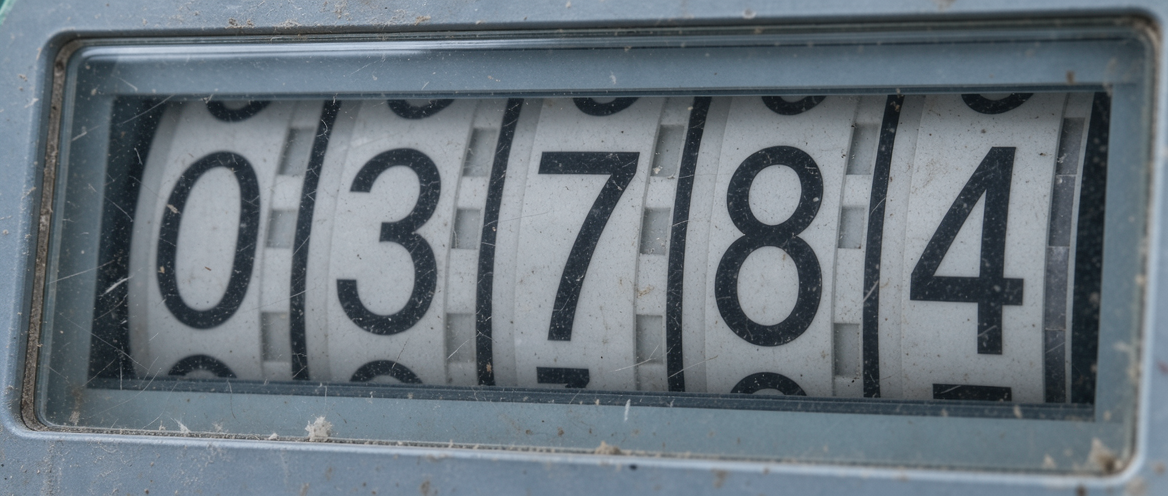
#> input picture 2d_mask_4_diffusion/exp/prompt_box_comparison_2026-11-03/original.png, 1168 x 496 px
$ python make_comparison.py
#> lines starting #> are read from the running program, lines starting #| are printed output that depends on the picture
"""Draw the five prompt rectangles as a deterministic plot on the original image."""
from pathlib import Path
import hashlib,json,shutil
import matplotlib
matplotlib.use('Agg')
import matplotlib.pyplot as plt
from matplotlib.patches import Rectangle
from PIL import Image

out=Path(__file__).resolve().parent
source=out/'original.png' if (out/'original.png').exists() else Path('/Users/ququ/Downloads/create-a-realistic.png')
with Image.open(source) as img:
#> img is the input picture: PIL image 1168x496 RGB; mean R, G, B 105.6, 116.5, 125
    image=img.convert('RGB');width,height=image.size
#> after `width, height = image.size`: width = 1168; height = 496
if source.resolve()!=(out/'original.png').resolve():shutil.copy2(source,out/'original.png')
boxes=[('0',[250,105,755,235]),('3',[250,265,755,395]),('7',[250,425,755,555]),('8',[250,585,755,715]),('4',[250,745,755,875])]
colors=['#ffe138','#34e8ff','#ff6184','#79ef72','#ed8cff']
rows=[]
for digit,(top,left,bottom,right) in boxes:
    rows.append({'digit':digit,'normalized_tlbr':[top,left,bottom,right],
       'pixel_xyxy':[left*width/1000,top*height/1000,right*width/1000,bottom*height/1000]})

def show(ax,annotated):
#> called with annotated = True
    ax.imshow(image,extent=(0,width,height,0),interpolation='nearest');ax.set_xlim(0,width);ax.set_ylim(height,0);ax.axis('off')
    if annotated:
        for row,color in zip(rows,colors):
            x0,y0,x1,y1=row['pixel_xyxy'];ax.add_patch(Rectangle((x0,y0),x1-x0,y1-y0,linewidth=2.2,edgecolor=color,facecolor='none'))
            ax.text(x0+3,y0+4,row['digit'],ha='left',va='top',color='#101820',fontsize=12,fontweight='bold',bbox={'facecolor':color,'edgecolor':'none','pad':2})

fig=plt.figure(figsize=(width/100,height/100),dpi=100);ax=fig.add_axes([0,0,1,1]);show(ax,True);fig.savefig(out/'prompt_boxes_overlay.png',dpi=100);plt.close(fig)
#> after `fig = plt.figure(figsize=(width / 100, height / 100), dpi=100)`:
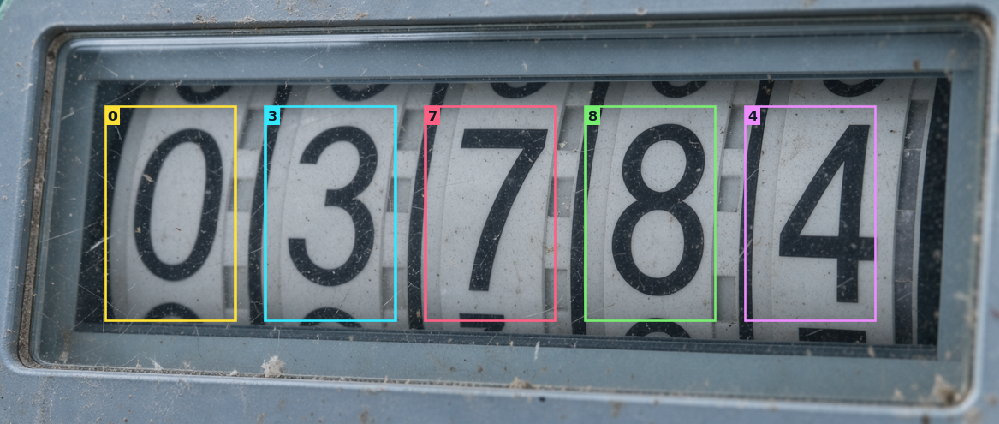
#> figure drawn by matplotlib, 1 panel
fig=plt.figure(figsize=(11.68,10.8),dpi=100,facecolor='white');a=fig.add_axes([0,.525,1,.4593]);b=fig.add_axes([0,.025,1,.4593]);show(a,False);show(b,True)
fig.text(.01,.995,'Original image',ha='left',va='top',fontsize=13,fontweight='bold');fig.text(.01,.495,'Prompt boxes [top, left, bottom, right]',ha='left',va='top',fontsize=13,fontweight='bold')
fig.savefig(out/'comparison.png',dpi=100);plt.close(fig)
#> after `fig.savefig(out / 'comparison.png', dpi=100)`:
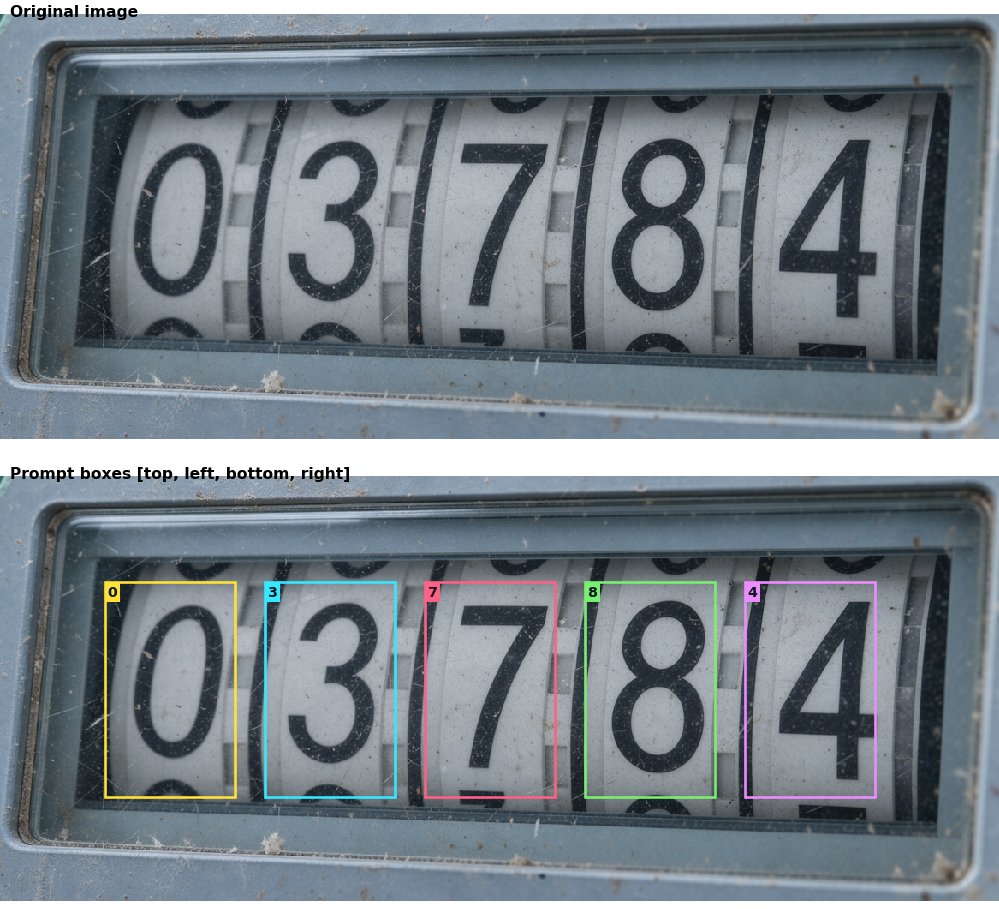
#> figure drawn by matplotlib, 2 panels
(out/'coordinates.json').write_text(json.dumps({'source_name':source.name,'source_sha256':hashlib.sha256(source.read_bytes()).hexdigest(),
    'image_size':[width,height],'normalization':'[top,left,bottom,right] on 0–1000 grid','boxes':rows,
    'scope':'Prompt boxes only; no independently annotated ground-truth boxes, so IoU is not calculated.'},indent=2)+'\n')
print('Created comparison and overlay at',out,'source size',width,height)
#| Created comparison and overlay at 2d_mask_4_diffusion/exp/prompt_box_comparison_2026-11-03 source size 1168 496
